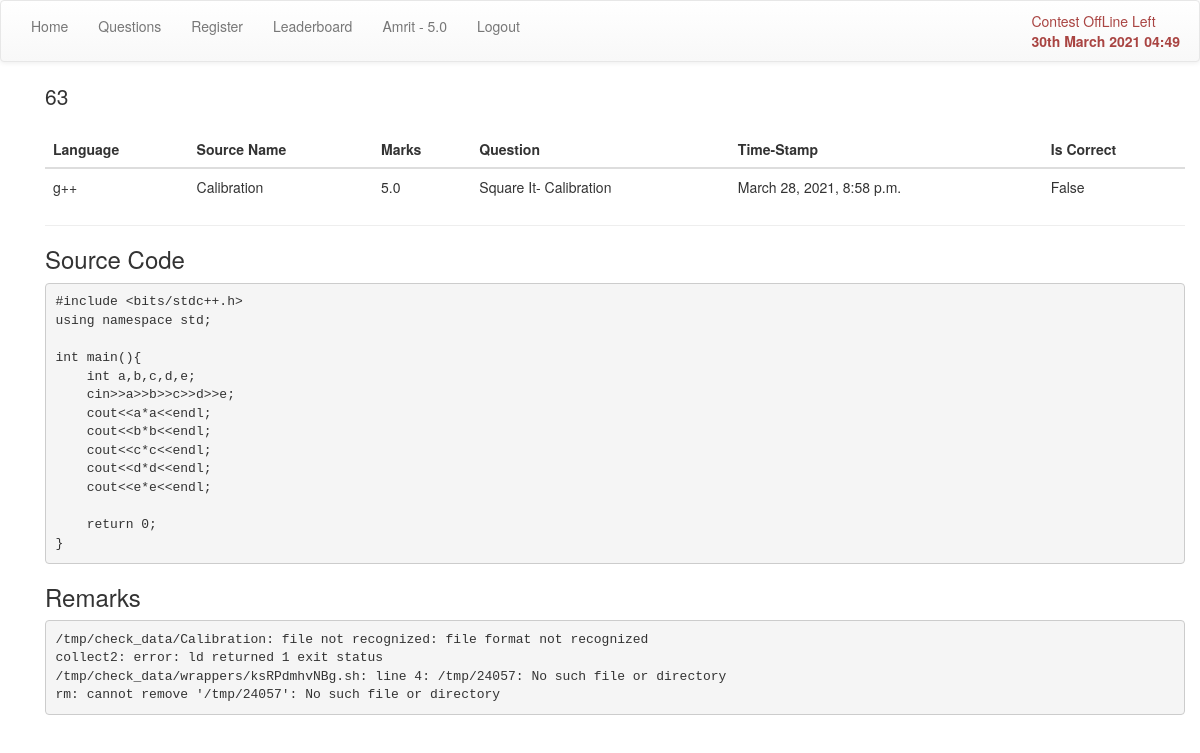
/question/attempt/63/ (signed in), run on the app's committed database.
### question/models.py (models this page shows, shortened)
class Profile(User):
    last_solved = models.DateTimeField(default=now)
    def _get_score(self):
        attempts = Attempt.objects.filter(player=self).filter(correct=True)
        score = attempts.aggregate(models.Sum('marks'))
        print(score, 'score')
        marks = score['marks__sum']
        return marks if marks is not None else 0
    score = property(_get_score)

class Attempt(models.Model):
    player = models.ForeignKey('Profile', related_name='player', on_delete=models.CASCADE)
    question = models.ForeignKey('Question', related_name='question', on_delete=models.CASCADE)
    language = models.ForeignKey('Language', related_name='language', on_delete=models.CASCADE)
    source = models.TextField(null=True)
    source_name = models.CharField(max_length=30,
                                   help_text='Name of source code file',
                                   null=True)
    correct = models.BooleanField(null = True)
    stamp = models.DateTimeField(auto_now_add=True)
    marks = models.FloatField()
    remarks = models.TextField()  # Remarks from the check server go there
    def is_correct(self):
        if self.correct is not None:
            return self.correct

class Language(models.Model):
    def __str__(self):
        return self.name
    name = models.CharField(max_length=100)
    details = models.TextField()
    wrapper = models.FileField(upload_to='wrappers')
    overwrite = models.BooleanField(default=False,
                                    help_text='overwrite required\
                                    for storing the source code')

class Question(models.Model):
    qno = models.IntegerField()
    title = models.CharField(max_length=50)
    text = HTMLField()
    practice = models.BooleanField(default=False)
    score   = models.IntegerField()
    def __str__(self):
        return self.title

### question/views.py (the view)
# urls.py: url(r'^attempt/(?P<att>\d+)/$', attempt, name='attempt'),
def attempt(request, att):
    data, att = {}, int(att)
    template = 'question/attempt.html'
    attempt = get_object_or_404(models.Attempt, pk=att)
    data['attempt'] = attempt
    attempt.is_correct()
    return render(request, template, data)

### contest/context_processors.py (called while the page is built)
def contest_time(request):
    context = {}
    now = timezone.now()
    contest = models.ContestControl.objects.first()
    if contest is None:
        temp = models.ContestControl()
        temp.save()
    contest = models.ContestControl.objects.first()
    if now < contest.start:
        time = contest.start
    elif contest.start <= now <= contest.end:
        time = contest.end
    else:
        time = None
    context['contest_time'] = time
    context['contest_on'] = is_contest_on()
    context['contest_phase'] = contest_phase()
    return context

### contest/functions.py (called while the page is built)
def is_contest_on():
    contest = ContestControl.objects.first()
    now = timezone.now()
    if contest.start <= now <= contest.end:
        return True
    return False

def contest_phase():
    now = timezone.now()
    contest = ContestControl.objects.first()
    if now < contest.start:
        return 'before'
    elif contest.start <= now <= contest.end:
        return 'during'
    elif contest.end < now:
        return 'after'

### question/templates/question/attempt.html (shortened to what this page needs)
{%extends 'base.html'%}
{%block body%}
    <div class='container text-left'>
        <p class='lead'>{{attempt.pk}}</p>
        <div class='table-responsive'>
            <table class='table table-hover'>
                <thead><tr>
                    <th>Language</th>
                    <th>Source Name</th>
                    <th>Marks</th>
                    <th>Question</th>
                    <th>Time-Stamp</th>
                    <th>Is Correct</th>
                </tr></thead>
                <tbody>
                        <tr>
                            <td>{{attempt.language}}</td>
                            <td>{{attempt.source_name}}</td>
                            <td>{{attempt.marks}}</td>
                            <td>{{attempt.question}}</td>
                            <td>{{attempt.stamp}}</td>
                            <td>{{attempt.correct}}</td>
                        </tr>
                </tbody>
            </table>
            <hr>
            <h3>Source Code</h3>
            <pre>{{attempt.source}}</pre>
            <h3>Remarks</h3>
            <pre>{{attempt.remarks}}</pre>
        </div>
        </div>
    </div>
{%endblock%}

### templates/base.html (shortened to what this page needs)
<!DOCTYPE html>
<html lang='en'>
    <head>
    {%load static%}
    {%load bootstrap%}
    <link rel="stylesheet" href='{% static "/bootstrap.min.css" %}'>
    <link rel="stylesheet" href={% static '/bootstrap-theme.min.css' %}>
    </head>
    <body>
        <nav class='navbar navbar-default' role='navigation'>
        <div class='collapse navbar-collapse' id='navbar-collapse-1'>
            <ul class='nav navbar-nav'>
                <li><a href={% url 'home' %}>Home</a></li>
                <li><a href={% url 'question:home' %}>Questions</a></li>
                <li><a href={% url 'register' %}>Register</a></li>
                <li><a href={% url 'question:leaderboard'%}>Leaderboard</a></li>
                {% if request.user.is_authenticated %}
                <li><a> {{user.profile}} - {{user.profile.score}}</a> </li>
                <li><a href={% url 'logout' %}>Logout</a>
                {% else %}
                <li><a> Unregistered User</a></li>
                <li> <a href={% url "login"%}>Login</a>
                {% endif %}
            </ul>
            <ul class='nav navbar-right'>
                <li> {% if contest_on %}
                    <a class='text-success'>Contest Online
                     {%else%}
                    <a class='text-danger'>Contest OffLine
                     {%endif%}
                     {{contest_time | timeuntil}} Left<br>
                     <b id='time'>{% now "jS F Y H:i"%}</b>&nbsp;</a>
                </li>
            </ul>
        </div>
        </nav>
    <div class='container'>
    {%block body%}
    {%endblock%}
    </body>
</html>

### data on the page
Attempt: pk "63", language "g++", source_name "Calibration", marks "5.0", question "Square It- Calibration", stamp "March 28, 2021, 8:58 p.m.", correct "False", source "#include <bits/stdc++.h> using namespace std; int main(){ int a,b,c,d,e; cin>>a>>b>>c>>d>>e; cout<<a*a<<endl; cout<<b*b<<endl; cout<<c*c<<endl; cout<<d*d<<endl; cout<<e*e<<endl; return 0; }", remarks "/tmp/check_data/Calibration: file not recognized: file format not recognized collect2: error: ld returned 1 exit status /tmp/check_data/wrappers/ksRPdmhvNBg.sh: line 4: /tmp/24057: No such file or directory rm: cannot remove '/tmp/24057': No such file or directory"

### other printed values
{{ user.profile }} "Amrit"
{{ user.profile.score }} "5.0"
